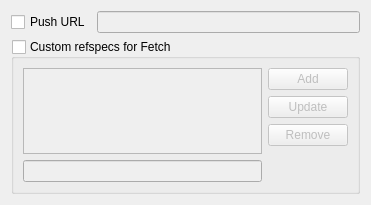
<?xml version="1.0" encoding="UTF-8"?>
<ui version="4.0">
 <class>RemotesOptionsWdgt</class>
 <widget class="QWidget" name="RemotesOptionsWdgt">
  <property name="geometry">
   <rect>
    <x>0</x>
    <y>0</y>
    <width>371</width>
    <height>205</height>
   </rect>
  </property>
  <property name="windowTitle">
   <string>Form</string>
  </property>
  <layout class="QGridLayout" name="gridLayout">
   <item row="0" column="0">
    <widget class="QCheckBox" name="chkPushUrl">
     <property name="sizePolicy">
      <sizepolicy hsizetype="Maximum" vsizetype="Fixed">
       <horstretch>0</horstretch>
       <verstretch>0</verstretch>
      </sizepolicy>
     </property>
     <property name="text">
      <string>Push URL</string>
     </property>
    </widget>
   </item>
   <item row="0" column="1">
    <widget class="LineEdit" name="txtPushUrl">
     <property name="enabled">
      <bool>false</bool>
     </property>
     <property name="mandatory" stdset="0">
      <bool>true</bool>
     </property>
    </widget>
   </item>
   <item row="1" column="0" colspan="2">
    <widget class="QGroupBox" name="chkRefSpecs">
     <property name="title">
      <string>Custom refspecs for Fetch</string>
     </property>
     <property name="checkable">
      <bool>true</bool>
     </property>
     <property name="checked">
      <bool>false</bool>
     </property>
     <layout class="QGridLayout" name="gridLayout_2">
      <item row="4" column="0">
       <widget class="QLineEdit" name="txtEditRefSpec"/>
      </item>
      <item row="1" column="1">
       <widget class="QPushButton" name="btnUpdateRefSpec">
        <property name="text">
         <string>Update</string>
        </property>
       </widget>
      </item>
      <item row="2" column="1">
       <widget class="QPushButton" name="btnRemoveRefSpec">
        <property name="text">
         <string>Remove</string>
        </property>
       </widget>
      </item>
      <item row="0" column="1">
       <widget class="QPushButton" name="btnAddRefSpec">
        <property name="text">
         <string>Add</string>
        </property>
       </widget>
      </item>
      <item row="0" column="0" rowspan="4">
       <widget class="QTreeView" name="treeRefSpecs">
        <property name="sizePolicy">
         <sizepolicy hsizetype="Expanding" vsizetype="Minimum">
          <horstretch>0</horstretch>
          <verstretch>0</verstretch>
         </sizepolicy>
        </property>
        <property name="minimumSize">
         <size>
          <width>0</width>
          <height>50</height>
         </size>
        </property>
       </widget>
      </item>
     </layout>
    </widget>
   </item>
  </layout>
 </widget>
 <customwidgets>
  <customwidget>
   <class>LineEdit</class>
   <extends>QLineEdit</extends>
   <header>libMacGitverCore/Widgets/LineEdit.h</header>
  </customwidget>
 </customwidgets>
 <resources/>
 <connections/>
</ui>
